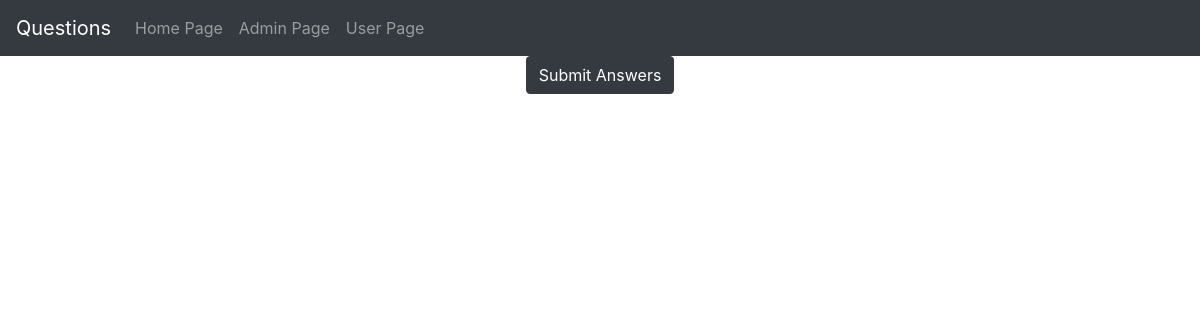
/user, run on an earlier commit of the app's database.
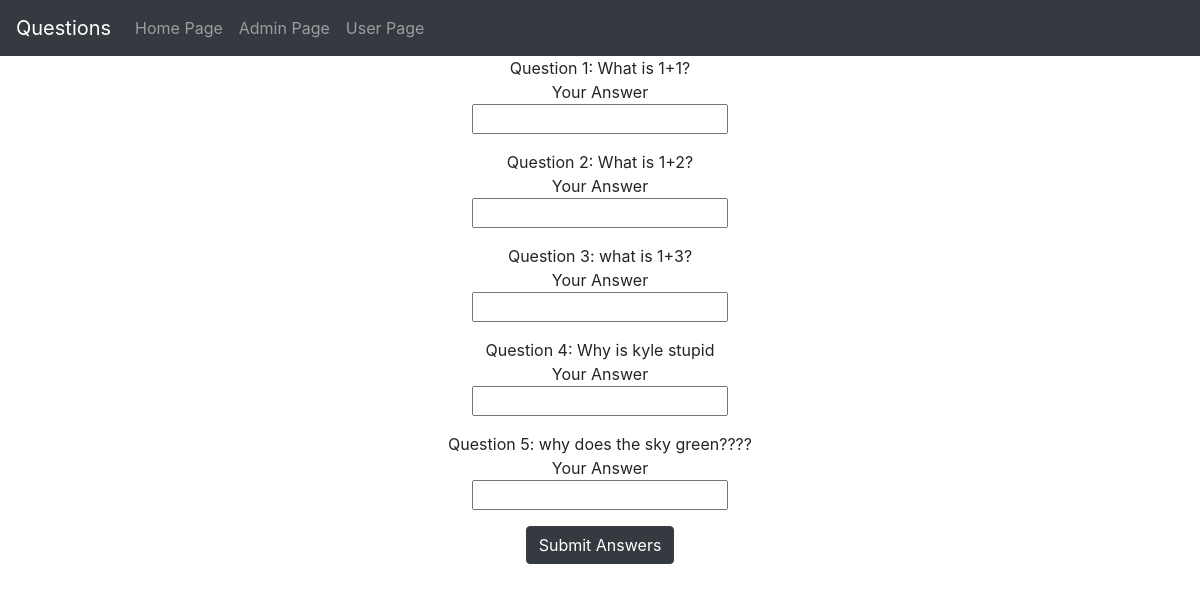
And on a later commit of the database.
### main.py (models this page shows, shortened)
class Question(db.Model):
    id = db.Column(db.Integer, primary_key = True)
    question_text = db.Column(db.String(64))
    answer_text = db.Column(db.String(64))

### main.py (the view, shortened to what this page needs)
@app.route('/user', methods = ['GET', 'POST'])
def user():
    all_questions = Question.query.all()
    return render_template('user.html', questions = all_questions, navbar_title = "Questions")

### templates/user.html
{% extends "base.html" %}
{% block content %}
{% if results %}
    <p class = "text-center">
        Congratulations!
        <br>
        Number Correct : {{results['num_correct']}}
        <br>
        Score : {{results['percent_score']}}
    </p>
{% else%}
    <form method = "POST">
        {% for q in questions %}
            <p class = "text-center">
                Question {{q.id}}: {{q.question_text}}
                <br>
                Your Answer
                <br>
                <input name = "answer{{q.id}}" id = "answer{{q.id}}" type = "text">
            </p>
        {% endfor %}
        <div align = "center">
            <button type = 'submit' class = 'btn btn-dark'>Submit Answers</button>
        </div>
    </form>
{% endif %}
{% endblock content %}

### templates/base.html (shortened to what this page needs)
<!doctype html>
<html lang="en">
  <head>
    <link rel="stylesheet" href="https://maxcdn.bootstrapcdn.com/bootstrap/4.0.0/css/bootstrap.min.css">
  </head>
  <body>
    <nav class="navbar navbar-expand-lg navbar-dark bg-dark">
        <a class="navbar-brand" href="#">{{ navbar_title }}</a>
        <div class="collapse navbar-collapse" id="navbarNav">
          <ul class="navbar-nav">
            <li class="nav-item">
                <a class="nav-link" href="{{url_for('home')}}">Home Page</a>
            </li>
            <li class="nav-item">
            <a class="nav-link" href="{{url_for('admin')}}">Admin Page</a>
            </li>
            <li class="nav-item">
              <a class="nav-link" href="{{url_for('user')}}">User Page</a>
            </li>
          </ul>
        </div>
      </nav>
    {% block content %}
    {% endblock %}
  </body>
</html>

What changed in the data, as far as the page shows it:
added Question: id "1", question_text "What is 1+1?"
added Question: id "2", question_text "What is 1+2?"
added Question: id "3", question_text "what is 1+3?"
added Question: id "4", question_text "Why is kyle stupid"
added Question: id "5", question_text "why does the sky green????"
